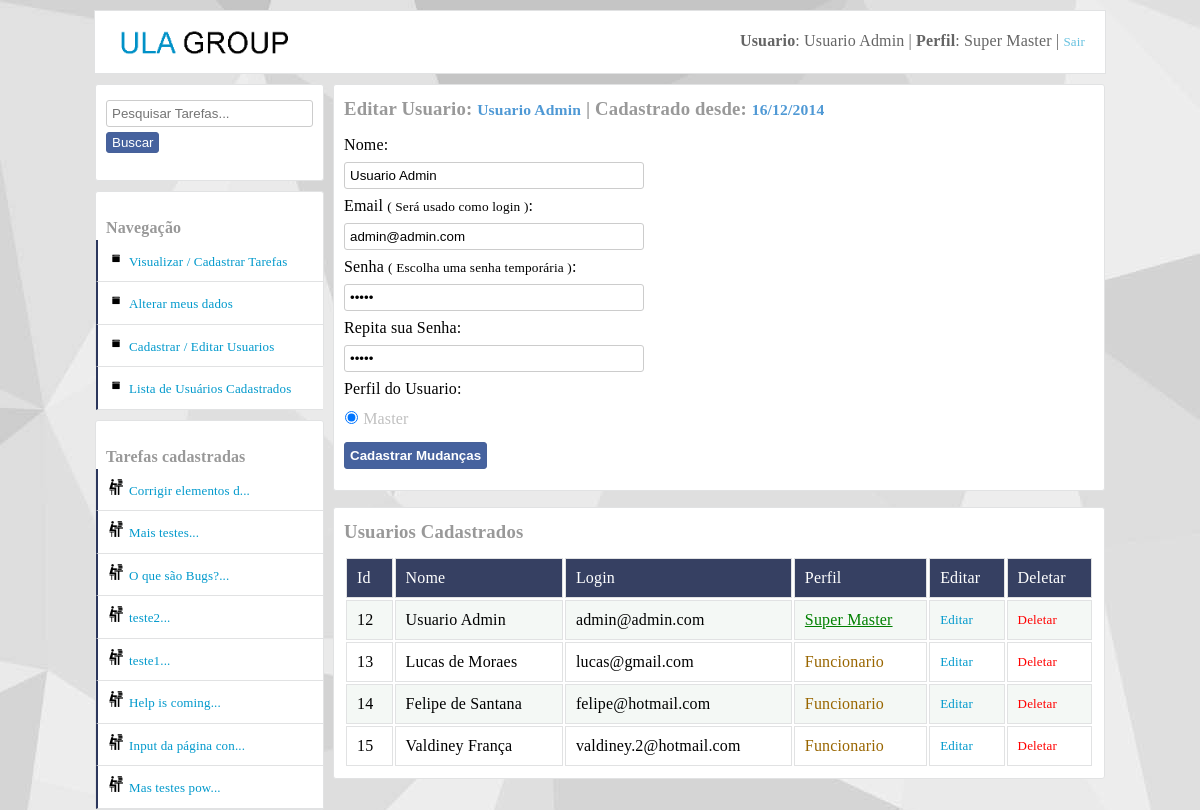
/cadastrar_usuarios.php?editar&id=12 (signed in), run on the app's committed database.
### tables this page shows
CREATE TABLE IF NOT EXISTS `usuarios` (
  `id` int(11) NOT NULL AUTO_INCREMENT,
  `nome` varchar(40) NOT NULL,
  `login` varchar(40) NOT NULL,
  `senha` varchar(10) NOT NULL,
  `dataCadastro` varchar(10) NOT NULL,
  `perfil` int(11) NOT NULL,
  `perfil_master_master` int(11) DEFAULT NULL,
  PRIMARY KEY (`id`)
);

CREATE TABLE IF NOT EXISTS `tarefas` (
  `id` int(11) NOT NULL AUTO_INCREMENT,
  `titulo` varchar(50) NOT NULL,
  `texto` text NOT NULL,
  `vinculoUsuario` int(11) NOT NULL,
  `dataCadastro` varchar(10) NOT NULL,
  `situacao` int(11) DEFAULT NULL,
  `dataAcao` varchar(10) DEFAULT NULL,
  `criadorDaTarefa` int(11) NOT NULL,
  PRIMARY KEY (`id`),
  KEY `fk_criador_da_tarefa` (`criadorDaTarefa`),
  KEY `fk_quem_vai_fazer_a_tarefa` (`vinculoUsuario`)
);

### Container.class.php (called while the page is built, shortened)
<?php
class Container
{
	public static function getUsuario()
	{
		$usuario = new UsuarioModel(self::getConexao());
		return $usuario;
	}
	public static function getConexao()
	{
		$servidor = "false";
		if ($servidor == "true")
		{
			$conexao = new Conexao("mysql.hostinger.com.br","u592982482_ney","u592982482_ney","32402709ney");
		}
		else
		{
			$conexao = new Conexao("localhost","tarefas","root","");
		}
	    return $conexao;
	}
}

### db/Conexao.class.php (called while the page is built, shortened)
<?php
class Conexao implements ConexaoInterface
{
	private $host;
	private $db;
	private $user;
	private $password;
	public function __construct($host, $db, $user, $password)
	{
		$this->host = $host;
		$this->db = $db;
		$this->user = $user;
		$this->password = $password;
	}
	public function connect()
	{
		return new \PDO("mysql:host={$this->host};dbname={$this->db}",$this->user,$this->password);
	}
}

### models/UsuarioModel.class.php (called while the page is built, shortened)
<?php
class UsuarioModel
{
	private $tableName = "usuarios";
	private $db;
	public function __construct(ConexaoInterface $conexao)
	{
		$this->db = $conexao->connect();
	}
	public function listar()
	{
		$query = $this->db->prepare("select * from {$this->tableName}");
		$query->execute();
		return $query->fetchAll(PDO::FETCH_OBJ);
	}
	public function listarWhere($campo, $valor)
	{
		if ($campo == "id")
		{
			$valor = (int) $valor;
		}
		$query = $this->db->prepare("select * from {$this->tableName} where {$campo} = ?");
		$query->execute(array($valor));
		return $query->fetchAll(PDO::FETCH_OBJ);
	}
	public function colecaoUsuarioTarefas()
	{
		$query = $this->db->prepare("select usuarios.id as idUsuario, tarefas.id as idTarefas,
        nome, login, perfil, usuarios.dataCadastro as usuarioDataDoCadastro,
        titulo, texto, tarefas.dataCadastro as tarefasDataDoCadastro,
        situacao, dataAcao, criadorDaTarefa, vinculoUsuario
        from usuarios join tarefas on tarefas.criadorDaTarefa =
        usuarios.id order by tarefas.id desc");
        $query->execute();
		return $query->fetchAll(PDO::FETCH_OBJ);
	}
}

### utilidades/functions.php (called while the page is built, shortened)
<?php
function DelimitarPorTamnho($entrada,$tamanho,$acabamento)
{
	$saida = str_split($entrada,$tamanho);
    return $saida[0].$acabamento;
}

### cadastrar_usuarios.php (the view, shortened to what this page needs)
<?php
require_once("layout_parts/header.php");
require_once("layout_parts/banner.php");
require_once("utilidades/functions.php");
if (isset($_GET["editar"]))
{
    $id = (int) $_GET["id"];
    foreach($usuario->listarWhere("id",$id) as $listar)
    {
        $_id = $listar->id;
        $_nome = $listar->nome;
        $_login = $listar->login;
        $_senha = $listar->senha;
        $_dataCadastro = $listar->dataCadastro;
        $_perfil = $listar->perfil;
    }
    $master = "unchecked";
    if ($_perfil == "1")
    {
        $master = "checked";
    }
    elseif ($_perfil == "2")
    {
        $funcionario = "checked";
    }
}
?>
	<article class="main">
	<section class="right">
		<section class="areas">
        <?php
        if (isset($_GET["editar"]))
        {
            $id = (int) $_GET["id"];
            foreach($usuario->listarWhere("id", $id) as $listar)
            {
                $retornaPerfilMasterMaster = $listar->perfil_master_master;
                $retornaPerfilMaster = $listar->perfil;
                $retornaIdUsuario = $listar->id;
            }
            if ($retornaPerfilMasterMaster == "1" and $_SESSION["perfil_master_master"] != "1")
            {
                setcookie("msgErro","Você não tem permissão para Editar um Usuario com Perfil ( Super Master )");
                header("Location:cadastrar_usuarios.php");
            }
            elseif ($retornaPerfilMaster == "1" and $_SESSION["perfil"] == "1" and $_SESSION["idUsuario"] != $retornaIdUsuario and $_SESSION["perfil_master_master"] != "1") {
                setcookie("msgErro","Um Usuário portador do perfil Master não pode editar um outro usuário com o mesmo perfil.");
                header("Location:cadastrar_usuarios.php");
            }
            else
            {
                require_once("editar_usuarios.php");
            }
        }  ?>
        </section>
        <section class="areas">
        	<h3>Usuarios Cadastrados</h3>
        	<table>
            <thead>
        		<tr class="tr-top">
        			<td>Id</td>
        			<td>Nome</td>
        			<td>Login</td>
        			<td>Perfil</td>
        			<td>Editar</td>
        			<td>Deletar</td>
        		</tr>
            </thead>
            <?php foreach($usuario->listar() as $listar):
             $tipoPerfil = "";
             if ($listar->perfil == "1" and $listar->perfil_master_master != "1")
             {
                $classPerfil = "master";
             	$tipoPerfil = "Master";
             }
             elseif ($listar->perfil == "1" and $listar->perfil_master_master == "1")
             {
                $classPerfil = "master";
                $tipoPerfil = "Super Master";
             }
             else
             {
                $classPerfil = "funcionario";
             	$tipoPerfil = "Funcionario";
             }
            ?>
                <tr>
                	<td><?php echo $listar->id; ?></td>
                	<td><?php echo $listar->nome; ?></td>
                	<td><?php echo $listar->login; ?></td>
                	<td class="<?php echo $classPerfil ?>"><?php echo $tipoPerfil; ?></td>
                    <td><a href="?editar&id=<?php echo $listar->id;?>" class="editar" title="Editar o Usuario <?php echo $listar->nome; ?>">Editar</a></td>
                    <td><a href="usuario_controller.php?deletar&id=<?php echo $listar->id;?>" class="deletar" title="Deletar o Usuario <?php echo $listar->nome; ?>">Deletar</a></td>                </tr>
        	<?php endforeach; ?>
        	</table>
        </section>
	</section>
	    <?php
	      require_once("layout_parts/area_left.php");
	    ?>
	</article>
</body>
</html>

### editar_usuarios.php (shortened to what this page needs)
<h3>Editar Usuario: <small class="small_aux"><?php echo $_nome; ?></small> | Cadastrado desde: <small class="small_aux"><?php echo $_dataCadastro; ?></small></h3>
<form method="post" action="usuario_controller.php?editar&id=<?php echo $_id;?>" class="form-login form-normal">
	<label for="nome">Nome:</label> <br>
	<input type="text" name="nome" id="nome" placeholder="Digite o nome..." value="<?php echo $_nome; ?>"> <br>
	<label for="email">Email <small>( Será usado como login )</small>:</label> <br>
	<input type="text" name="login" id="email" placeholder="Digite o email do Usuario." value="<?php echo $_login; ?>"> <br>
	<label for="senha">Senha <small>( Escolha uma senha temporária )</small>:</label> <br>
	<input type="password" name="senha" id="senha" placeholder="Escolha uma senha" value="<?php echo $_senha; ?>"> <br>
    <label for="repita_senha">Repita sua Senha:</label> <br>
    <input type="password" name="repitaSenha" id="repita_senha" placeholder="Escolha uma senha" value="<?php echo $_senha; ?>"> <br>
    <label for="perfil">Perfil do Usuario:</label> <br>
    <input type="radio" name="perfil" value="1" id="perfil" class="perfil" <?php echo isset($master) ? $master:""; ?>> <label for="master">Master</label> <br>
    <button type="submit" class="button-postar" id="entrar">Cadastrar Mudanças</button>
</form>

### layout_parts/area_left.php (shortened to what this page needs)
<div id="main-area-left">
<section class="left">
<div class="div_oculta_left">
<form method="get" action="dashboard.php">
	<input type="search" name="input_pesquisa" id="input_pesquisa" placeholder="Pesquisar Tarefas...">
	<button type="submit" class="button-postar">Buscar</button>
</form>
</div>
</section>
<section class="left">
<br>
<b>Navegação</b>
<ul id="menu-left" class="cadastrar-usuario">
	<li><a href="dashboard.php">Visualizar / Cadastrar Tarefas</a></li>
	<li><a href="alterar_meus_dados.php?alterarMeusDados">Alterar meus dados</a></li>
	<?php if ($_SESSION["perfil"] == "1"): ?>
	<li><a href="cadastrar_usuarios.php">Cadastrar / Editar Usuarios</a></li>
	<?php endif; ?>
</ul>
</section>
<ul id="menu-left" class="cadastrar-usuario">
<li><a href="#" class="show_menu_usuarios_cadastrados">Lista de Usuários Cadastrados</a></li>
</ul>
<section class="left">
<br>
<b>Tarefas cadastradas</b>
<ul id="menu-left" class="cadastrar-usuario">
	<?php foreach($usuario->colecaoUsuarioTarefas() as $listar):?>
	  <li><a class="link-arquivos" href="visualizar_tarefa_completa.php?textoCompleto&id=<?php echo $listar->idTarefas; ?>" title="<?php echo $listar->titulo . ": (" . $listar->tarefasDataDoCadastro ." )"; ?>"><?php echo DelimitarPorTamnho($listar->titulo, 20, "..."); ?></a></li>
    <?php endforeach; ?>
</ul>
</section>
</div>

### css/style.css (style rules this page uses)
body { background:#e9eaed; font-family:Tahoma!important; margin:0; margin-top:10px; font-family: "freight-text-pro",Georgia,Cambria,"Times New Roman",Times,serif; letter-spacing: 0.01rem; font-weight: 400; font-style: normal; line-height: 1.5; background-image:url("css_img/fundo.jpg")!important; background-attachment: fixed; }
.main { width:1010px; height:auto; min-height:300px; padding:0; margin:auto; }
.areas { width:750px; height:auto; min-height:200px; background:#ffffff; margin:auto; border-radius:3px; border:1px solid #e1e2e3; margin-top:0px; padding:10px; }
.areas h1,h2,h3,h4 { margin:0; margin-bottom:10px; color:#999999; }
.button-postar { padding:5px; background:#46629e; border:1px solid #476199; border-radius:3px; color:white; margin:11px 0px; cursor:pointer; font-weight:bold; }
.right { float:right; }
#main-area-left { width:229px; }
.left { width:227px; background:white; height:auto; margin-top:10px; border:1px solid #e1e2e3; border-radius:3px; }
.left b { margin-left:10px; margin-top:10px!important; color:#999999; }
input { width:300px; padding:5px; border-radius:3px; border:1px solid #cccccc; outline:none; margin-top:5px; margin-bottom:5px; }
button { margin-top:8px; }
.form-login { border:1px solid #e1e2e3; padding:10px; border-radius:3px; margin:10px 10px 10px; }
.form-normal { border:0; margin:0; padding:0; }
input[type="radio"]:checked + label { color:silver; }
input[type="radio"] { padding:0; margin-top:10px!important; width:15px; margin:0; }
a { color:#0099cc; font-size:13px; text-decoration:none; }
ul { margin:0; padding:0; list-style:none; }
#menu-left a { display:block; padding:10px; background:white; border-bottom:1px solid #e1e2e3; border-left:2px solid #2c375d; }
.cadastrar-usuario a::before { content: url(css_img/icone_cadastrar_usuario.png); margin-right:5px; }
.link-arquivos::before { content: url(css_img/icone_arquivos.png)!important; margin-right:5px; }
table { width:100%; }
table tr td { border:1px solid #e1e2e3; padding:10px; }
table tbody tr:nth-child(2n+1) { background:#f4f8f5; }
.tr-top { background:#364062; color:white; }
.deletar { color:#ff0000; }
.small_aux { color:#4f99d5; }
.master { color:green; text-decoration:underline; }
.funcionario { color:#996600; }
.show_menu_usuarios_cadastrados { display:block; padding-top:10px; padding-bottom:10px; background:white; width:205px; border-left:2px solid #009900; margin-left:1px; margin-top:-1px; }
.div_oculta_left { padding:10px; padding-bottom:0; }
.div_oculta_left input { width:207px; }
.div_oculta_left button { margin-top:0px; padding-top:2px; padding-bottom:2px; font-weight:normal; }

### css/SimpleAnimationCSS.css (style rules this page uses)
.comes-here { -webkit-animation:comes-here 1.5s 1; -moz-animation:comes-here 1.5s 1; -o-animation:comes-here 1.5s 1; -ms-animation:comes-here 1.5s 1; }

### data on the page
usuarios: nome "Usuario Admin", dataCadastro "16/12/2014", login "admin@admin.com", id "12", tipoPerfil "Super Master"
usuarios: id "13", nome "Lucas de Moraes", login "lucas@gmail.com", perfil "Funcionario"
usuarios: id "14", nome "Felipe de Santana", login "felipe@hotmail.com", perfil "Funcionario"
usuarios: id "15", nome "Valdiney França", login "valdiney.2@hotmail.com", perfil "Funcionario"
tarefas: titulo "Corrigir elementos d..."
tarefas: titulo "Mais testes..."
tarefas: titulo "O que são Bugs?..."
tarefas: titulo "teste2..."
tarefas: titulo "teste1..."
tarefas: titulo "Help is coming..."
tarefas: titulo "Input da página con..."
tarefas: titulo "Mas testes pow..."

### other printed values
$_SESSION["nome"] "Usuario Admin"
$tipoPerfil "Super Master"
